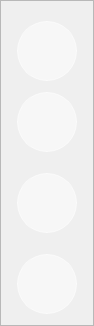
<?xml version="1.0" encoding="UTF-8"?>
<ui version="4.0">
 <class>MainWindow</class>
 <widget class="QMainWindow" name="MainWindow">
  <property name="geometry">
   <rect>
    <x>0</x>
    <y>0</y>
    <width>94</width>
    <height>326</height>
   </rect>
  </property>
  <property name="windowTitle">
   <string>MainWindow</string>
  </property>
  <property name="styleSheet">
   <string notr="true">#main{
	
	border-image: url(:/imagenes/img/fondo_sin.jpg);

}
QPushButton{
	border-radius:30px;
	border: 1px solid rgba(255, 255, 255, 130);
	background-color: rgba(255, 255, 255, 130);

}
</string>
  </property>
  <widget class="QWidget" name="main">
   <layout class="QHBoxLayout" name="horizontalLayout">
    <property name="spacing">
     <number>0</number>
    </property>
    <property name="leftMargin">
     <number>0</number>
    </property>
    <property name="topMargin">
     <number>0</number>
    </property>
    <property name="rightMargin">
     <number>0</number>
    </property>
    <property name="bottomMargin">
     <number>0</number>
    </property>
    <item>
     <widget class="QFrame" name="frame">
      <property name="frameShape">
       <enum>QFrame::StyledPanel</enum>
      </property>
      <property name="frameShadow">
       <enum>QFrame::Raised</enum>
      </property>
      <layout class="QVBoxLayout" name="verticalLayout">
       <property name="spacing">
        <number>0</number>
       </property>
       <property name="leftMargin">
        <number>0</number>
       </property>
       <property name="topMargin">
        <number>0</number>
       </property>
       <property name="rightMargin">
        <number>0</number>
       </property>
       <property name="bottomMargin">
        <number>0</number>
       </property>
       <item>
        <widget class="QWidget" name="widget" native="true">
         <property name="minimumSize">
          <size>
           <width>92</width>
           <height>81</height>
          </size>
         </property>
         <layout class="QHBoxLayout" name="horizontalLayout_2">
          <property name="spacing">
           <number>0</number>
          </property>
          <property name="leftMargin">
           <number>0</number>
          </property>
          <property name="topMargin">
           <number>0</number>
          </property>
          <property name="rightMargin">
           <number>0</number>
          </property>
          <property name="bottomMargin">
           <number>0</number>
          </property>
          <item>
           <widget class="QPushButton" name="button1">
            <property name="sizePolicy">
             <sizepolicy hsizetype="Fixed" vsizetype="Fixed">
              <horstretch>0</horstretch>
              <verstretch>0</verstretch>
             </sizepolicy>
            </property>
            <property name="minimumSize">
             <size>
              <width>60</width>
              <height>60</height>
             </size>
            </property>
            <property name="maximumSize">
             <size>
              <width>40</width>
              <height>40</height>
             </size>
            </property>
            <property name="text">
             <string/>
            </property>
            <property name="icon">
             <iconset resource="../pantall2.qrc">
              <normaloff>:/icons/iconsAtencion/check-mark-7-32.png</normaloff>:/icons/iconsAtencion/check-mark-7-32.png</iconset>
            </property>
            <property name="iconSize">
             <size>
              <width>26</width>
              <height>26</height>
             </size>
            </property>
           </widget>
          </item>
         </layout>
        </widget>
       </item>
       <item>
        <widget class="QWidget" name="widget_4" native="true">
         <property name="minimumSize">
          <size>
           <width>92</width>
           <height>81</height>
          </size>
         </property>
         <layout class="QHBoxLayout" name="horizontalLayout_3">
          <item>
           <widget class="QPushButton" name="button4">
            <property name="sizePolicy">
             <sizepolicy hsizetype="Minimum" vsizetype="Maximum">
              <horstretch>0</horstretch>
              <verstretch>0</verstretch>
             </sizepolicy>
            </property>
            <property name="minimumSize">
             <size>
              <width>60</width>
              <height>60</height>
             </size>
            </property>
            <property name="maximumSize">
             <size>
              <width>60</width>
              <height>60</height>
             </size>
            </property>
            <property name="text">
             <string/>
            </property>
            <property name="icon">
             <iconset resource="../pantall2.qrc">
              <normaloff>:/icons/iconsAtencion/x-mark-3-32.png</normaloff>:/icons/iconsAtencion/x-mark-3-32.png</iconset>
            </property>
            <property name="iconSize">
             <size>
              <width>26</width>
              <height>26</height>
             </size>
            </property>
           </widget>
          </item>
         </layout>
        </widget>
       </item>
       <item>
        <widget class="QWidget" name="widget_2" native="true">
         <property name="minimumSize">
          <size>
           <width>92</width>
           <height>81</height>
          </size>
         </property>
         <layout class="QHBoxLayout" name="horizontalLayout_4">
          <item>
           <widget class="QPushButton" name="button2">
            <property name="minimumSize">
             <size>
              <width>60</width>
              <height>60</height>
             </size>
            </property>
            <property name="maximumSize">
             <size>
              <width>60</width>
              <height>60</height>
             </size>
            </property>
            <property name="text">
             <string/>
            </property>
            <property name="icon">
             <iconset resource="../pantall2.qrc">
              <normaloff>:/icons/iconsAtencion/info-2-32.png</normaloff>:/icons/iconsAtencion/info-2-32.png</iconset>
            </property>
            <property name="iconSize">
             <size>
              <width>26</width>
              <height>26</height>
             </size>
            </property>
           </widget>
          </item>
         </layout>
        </widget>
       </item>
       <item>
        <widget class="QWidget" name="widget_3" native="true">
         <property name="minimumSize">
          <size>
           <width>92</width>
           <height>81</height>
          </size>
         </property>
         <layout class="QHBoxLayout" name="horizontalLayout_5">
          <item>
           <widget class="QPushButton" name="button3">
            <property name="minimumSize">
             <size>
              <width>60</width>
              <height>60</height>
             </size>
            </property>
            <property name="maximumSize">
             <size>
              <width>60</width>
              <height>60</height>
             </size>
            </property>
            <property name="text">
             <string/>
            </property>
            <property name="icon">
             <iconset resource="../pantall2.qrc">
              <normaloff>:/icons/iconsAtencion/settings-5-32.png</normaloff>:/icons/iconsAtencion/settings-5-32.png</iconset>
            </property>
            <property name="iconSize">
             <size>
              <width>26</width>
              <height>26</height>
             </size>
            </property>
           </widget>
          </item>
         </layout>
        </widget>
       </item>
      </layout>
     </widget>
    </item>
   </layout>
  </widget>
 </widget>
 <resources>
  <include location="../pantall2.qrc"/>
  <include location="../pantalla1.qrc"/>
 </resources>
 <connections/>
</ui>
